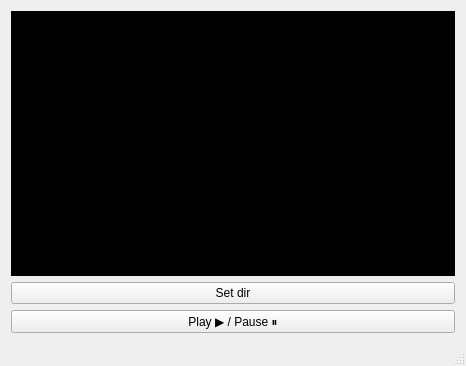
<?xml version="1.0" encoding="UTF-8"?>
<ui version="4.0">
 <class>MainWindow</class>
 <widget class="QMainWindow" name="MainWindow">
  <property name="geometry">
   <rect>
    <x>0</x>
    <y>0</y>
    <width>466</width>
    <height>366</height>
   </rect>
  </property>
  <property name="baseSize">
   <size>
    <width>200</width>
    <height>100</height>
   </size>
  </property>
  <property name="windowTitle">
   <string>MainWindow</string>
  </property>
  <widget class="QWidget" name="centralWidget">
   <layout class="QVBoxLayout" name="verticalLayout_2">
    <item>
     <layout class="QVBoxLayout" name="verticalLayout">
      <item>
       <widget class="QLabel" name="viewLabel">
        <property name="styleSheet">
         <string notr="true">background-color: rgb(0, 0, 0);</string>
        </property>
        <property name="text">
         <string/>
        </property>
       </widget>
      </item>
      <item>
       <widget class="QPushButton" name="setDirButton">
        <property name="cursor">
         <cursorShape>PointingHandCursor</cursorShape>
        </property>
        <property name="text">
         <string>Set dir</string>
        </property>
        <property name="icon">
         <iconset theme="folder-open">
          <normaloff>.</normaloff>.</iconset>
        </property>
       </widget>
      </item>
      <item>
       <widget class="QPushButton" name="playPauseButton">
        <property name="cursor">
         <cursorShape>PointingHandCursor</cursorShape>
        </property>
        <property name="text">
         <string>Play ▶️ / Pause ⏸</string>
        </property>
       </widget>
      </item>
     </layout>
    </item>
   </layout>
  </widget>
  <widget class="QStatusBar" name="statusBar"/>
 </widget>
 <layoutdefault spacing="6" margin="11"/>
 <resources/>
 <connections/>
</ui>
